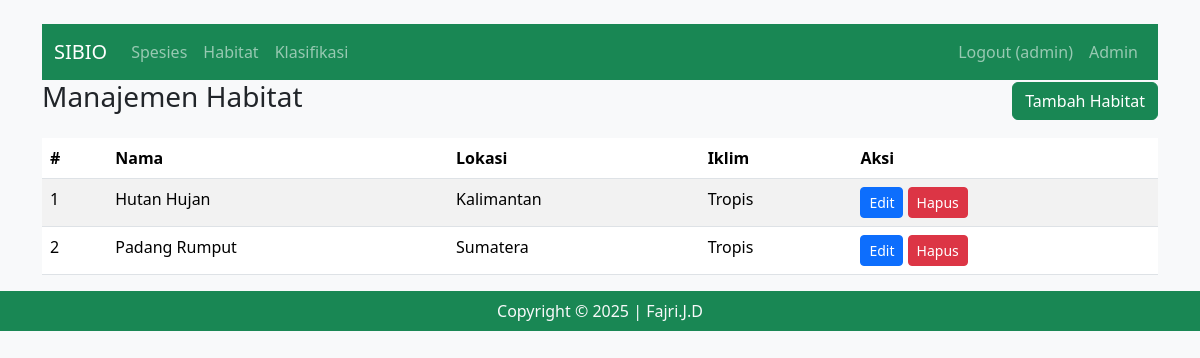
The app's page /sibio/admin/habitat.php (signed in) with its own data.
### tables this page shows
CREATE TABLE `habitat` (
  `id` int(11) NOT NULL,
  `nama_habitat` varchar(100) DEFAULT NULL,
  `lokasi` varchar(100) DEFAULT NULL,
  `iklim` varchar(50) DEFAULT NULL,
  `deskripsi` text DEFAULT NULL
);

### sibio/includes/functions.php (called while the page is built, shortened)
<?php
function esc($str) {
    return htmlspecialchars($str, ENT_QUOTES, 'UTF-8');
}

### sibio/admin/habitat.php (the view, shortened to what this page needs)
<?php
require_once __DIR__ . '/../config/db.php';
require_once __DIR__ . '/../includes/functions.php';
$action = $_GET['action'] ?? 'list';
$list = $mysqli->query("SELECT * FROM habitat ORDER BY nama_habitat");
include __DIR__ . '/../includes/header.php';
?>
<div class="container mt-4">
  <?php include __DIR__ . '/../includes/navbar.php'; ?>
  <div class="d-flex justify-content-between align-items-center">
    <h3>Manajemen Habitat</h3>
    <a href="?action=create" class="btn btn-success">Tambah Habitat</a>
  </div>
  <?php if ($action === 'create'): ?>
    <div class="card p-3 mt-3">
      <form method="post">
        <div class="mb-3"><label>Nama Habitat</label><input name="nama_habitat" class="form-control" required></div>
        <div class="mb-3"><label>Lokasi</label><input name="lokasi" class="form-control"></div>
        <div class="mb-3"><label>Iklim</label><input name="iklim" class="form-control"></div>
        <div class="mb-3"><label>Deskripsi</label><textarea name="deskripsi" class="form-control"></textarea></div>
        <button class="btn btn-primary">Simpan</button>
        <a href="/sibio/admin/habitat.php" class="btn btn-secondary">Batal</a>
      </form>
    </div>
  <?php else: ?>
    <table class="table table-striped mt-3">
      <thead><tr><th>#</th><th>Nama</th><th>Lokasi</th><th>Iklim</th><th>Aksi</th></tr></thead>
      <tbody>
        <?php $i=1; while ($r = $list->fetch_assoc()): ?>
          <tr>
            <td><?= $i++ ?></td>
            <td><?=esc($r['nama_habitat'])?></td>
            <td><?=esc($r['lokasi'])?></td>
            <td><?=esc($r['iklim'])?></td>
            <td>
              <a href="?action=edit&id=<?=esc($r['id'])?>" class="btn btn-sm btn-primary">Edit</a>
              <a href="?action=delete&id=<?=esc($r['id'])?>" onclick="return confirm('Hapus?')" class="btn btn-sm btn-danger">Hapus</a>
            </td>
          </tr>
        <?php endwhile; ?>
      </tbody>
    </table>
  <?php endif; ?>
</div>
<?php include __DIR__ . '/../includes/footer.php'; ?>

### records on screen
habitat: nama_habitat "Hutan Hujan", lokasi "Kalimantan", iklim "Tropis"
habitat: nama_habitat "Padang Rumput", lokasi "Sumatera", iklim "Tropis"

### other values on screen
$_SESSION['username'] "admin"
